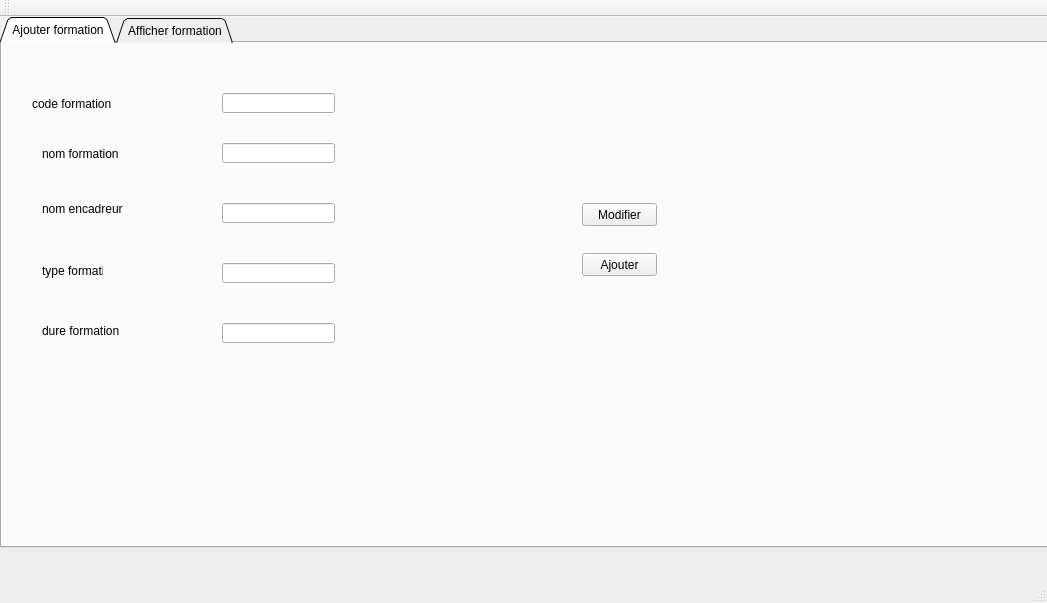
<?xml version="1.0" encoding="UTF-8"?>
<ui version="4.0">
 <class>MainWindow</class>
 <widget class="QMainWindow" name="MainWindow">
  <property name="geometry">
   <rect>
    <x>0</x>
    <y>0</y>
    <width>1047</width>
    <height>603</height>
   </rect>
  </property>
  <property name="windowTitle">
   <string>Gestion des Clients</string>
  </property>
  <widget class="QWidget" name="centralWidget">
   <widget class="QTabWidget" name="tabWidget">
    <property name="geometry">
     <rect>
      <x>0</x>
      <y>0</y>
      <width>1141</width>
      <height>531</height>
     </rect>
    </property>
    <property name="tabShape">
     <enum>QTabWidget::Triangular</enum>
    </property>
    <property name="currentIndex">
     <number>0</number>
    </property>
    <widget class="QWidget" name="tab_3">
     <attribute name="title">
      <string>Ajouter formation</string>
     </attribute>
     <widget class="QLabel" name="label_13">
      <property name="geometry">
       <rect>
        <x>40</x>
        <y>90</y>
        <width>131</width>
        <height>41</height>
       </rect>
      </property>
      <property name="text">
       <string>nom formation</string>
      </property>
     </widget>
     <widget class="QLabel" name="label_14">
      <property name="geometry">
       <rect>
        <x>30</x>
        <y>50</y>
        <width>131</width>
        <height>21</height>
       </rect>
      </property>
      <property name="text">
       <string>code formation</string>
      </property>
     </widget>
     <widget class="QLabel" name="label_15">
      <property name="geometry">
       <rect>
        <x>40</x>
        <y>150</y>
        <width>131</width>
        <height>31</height>
       </rect>
      </property>
      <property name="text">
       <string>nom encadreur</string>
      </property>
     </widget>
     <widget class="QLabel" name="label_16">
      <property name="geometry">
       <rect>
        <x>40</x>
        <y>220</y>
        <width>61</width>
        <height>16</height>
       </rect>
      </property>
      <property name="text">
       <string>type formation</string>
      </property>
     </widget>
     <widget class="QLabel" name="label_17">
      <property name="geometry">
       <rect>
        <x>40</x>
        <y>280</y>
        <width>141</width>
        <height>16</height>
       </rect>
      </property>
      <property name="text">
       <string>dure formation</string>
      </property>
     </widget>
     <widget class="QLineEdit" name="CODE_FORMATION">
      <property name="geometry">
       <rect>
        <x>220</x>
        <y>50</y>
        <width>113</width>
        <height>20</height>
       </rect>
      </property>
     </widget>
     <widget class="QLineEdit" name="NOM_FOR">
      <property name="geometry">
       <rect>
        <x>220</x>
        <y>100</y>
        <width>113</width>
        <height>20</height>
       </rect>
      </property>
     </widget>
     <widget class="QLineEdit" name="NOM_ENCADREUR">
      <property name="geometry">
       <rect>
        <x>220</x>
        <y>160</y>
        <width>113</width>
        <height>20</height>
       </rect>
      </property>
     </widget>
     <widget class="QLineEdit" name="TYPE_FOR">
      <property name="geometry">
       <rect>
        <x>220</x>
        <y>220</y>
        <width>113</width>
        <height>20</height>
       </rect>
      </property>
     </widget>
     <widget class="QLineEdit" name="DURE_FOR">
      <property name="geometry">
       <rect>
        <x>220</x>
        <y>280</y>
        <width>113</width>
        <height>20</height>
       </rect>
      </property>
     </widget>
     <widget class="QPushButton" name="pushButtonAjouter">
      <property name="geometry">
       <rect>
        <x>580</x>
        <y>210</y>
        <width>75</width>
        <height>23</height>
       </rect>
      </property>
      <property name="text">
       <string>Ajouter</string>
      </property>
     </widget>
     <widget class="QPushButton" name="Mod_2">
      <property name="geometry">
       <rect>
        <x>580</x>
        <y>160</y>
        <width>75</width>
        <height>23</height>
       </rect>
      </property>
      <property name="text">
       <string>Modifier</string>
      </property>
     </widget>
    </widget>
    <widget class="QWidget" name="tab_4">
     <attribute name="title">
      <string>Afficher formation</string>
     </attribute>
     <widget class="QTableView" name="tab_for">
      <property name="geometry">
       <rect>
        <x>10</x>
        <y>30</y>
        <width>761</width>
        <height>271</height>
       </rect>
      </property>
     </widget>
     <widget class="QLabel" name="label_18">
      <property name="geometry">
       <rect>
        <x>160</x>
        <y>430</y>
        <width>111</width>
        <height>20</height>
       </rect>
      </property>
      <property name="text">
       <string>code formation</string>
      </property>
     </widget>
     <widget class="QLineEdit" name="code_supp">
      <property name="geometry">
       <rect>
        <x>290</x>
        <y>430</y>
        <width>113</width>
        <height>22</height>
       </rect>
      </property>
     </widget>
     <widget class="QPushButton" name="supp">
      <property name="geometry">
       <rect>
        <x>520</x>
        <y>440</y>
        <width>93</width>
        <height>28</height>
       </rect>
      </property>
      <property name="text">
       <string>Supprimer</string>
      </property>
     </widget>
     <widget class="QPushButton" name="Mod_4">
      <property name="geometry">
       <rect>
        <x>520</x>
        <y>400</y>
        <width>93</width>
        <height>28</height>
       </rect>
      </property>
      <property name="text">
       <string>Modifier</string>
      </property>
     </widget>
     <widget class="QPushButton" name="rechercher_button">
      <property name="geometry">
       <rect>
        <x>670</x>
        <y>440</y>
        <width>93</width>
        <height>28</height>
       </rect>
      </property>
      <property name="text">
       <string>Rechercher</string>
      </property>
     </widget>
     <widget class="QPushButton" name="qrcodegen">
      <property name="geometry">
       <rect>
        <x>830</x>
        <y>260</y>
        <width>200</width>
        <height>28</height>
       </rect>
      </property>
      <property name="styleSheet">
       <string notr="true"/>
      </property>
      <property name="text">
       <string>Générer QR Code</string>
      </property>
     </widget>
     <widget class="QLabel" name="qrcodecommande">
      <property name="enabled">
       <bool>true</bool>
      </property>
      <property name="geometry">
       <rect>
        <x>830</x>
        <y>60</y>
        <width>200</width>
        <height>200</height>
       </rect>
      </property>
      <property name="sizePolicy">
       <sizepolicy hsizetype="Fixed" vsizetype="Fixed">
        <horstretch>0</horstretch>
        <verstretch>0</verstretch>
       </sizepolicy>
      </property>
      <property name="minimumSize">
       <size>
        <width>200</width>
        <height>200</height>
       </size>
      </property>
      <property name="maximumSize">
       <size>
        <width>200</width>
        <height>200</height>
       </size>
      </property>
      <property name="text">
       <string/>
      </property>
     </widget>
    </widget>
   </widget>
  </widget>
  <widget class="QMenuBar" name="menuBar">
   <property name="geometry">
    <rect>
     <x>0</x>
     <y>0</y>
     <width>1047</width>
     <height>26</height>
    </rect>
   </property>
  </widget>
  <widget class="QToolBar" name="mainToolBar">
   <attribute name="toolBarArea">
    <enum>TopToolBarArea</enum>
   </attribute>
   <attribute name="toolBarBreak">
    <bool>false</bool>
   </attribute>
  </widget>
  <widget class="QStatusBar" name="statusBar"/>
 </widget>
 <layoutdefault spacing="6" margin="11"/>
 <resources/>
 <connections/>
</ui>
